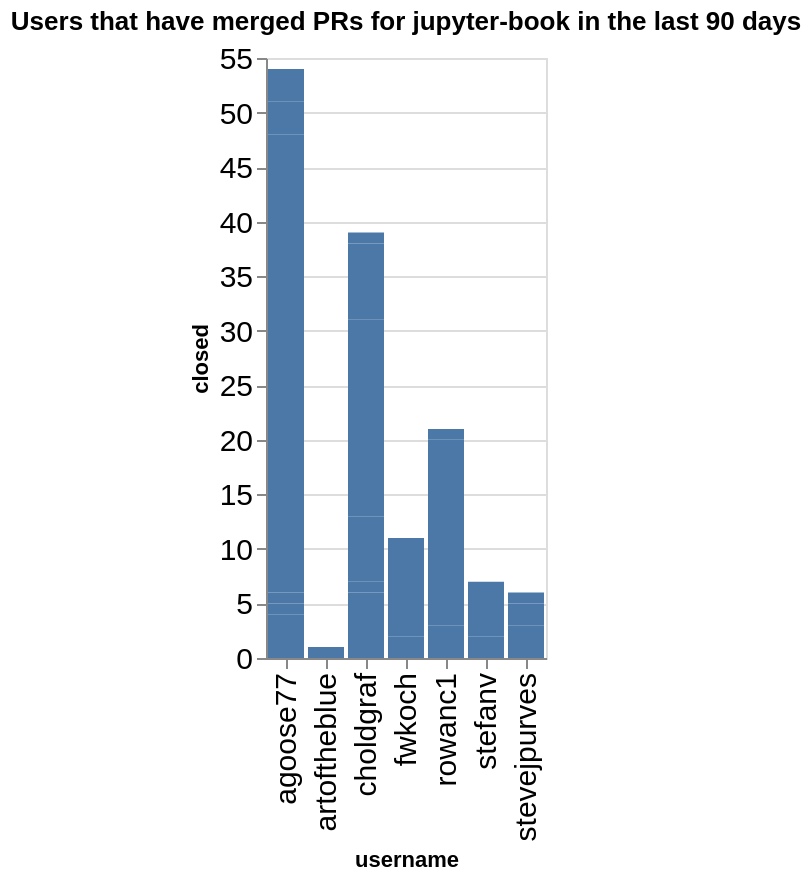

The cell this chart's notebook holds for it:
### Code cell
charts = []
title = f"Users that have merged PRs for {github_org} in the last {n_days} days"
ch = alt.Chart(data=closed_by_repo.replace(np.nan, 0), title=title).mark_bar().encode(
    x='username',
    y='closed',
)
ch

### Figure 1 — Vega-Lite specification as saved in the notebook (floating-point values rounded to 4 significant figures)
{"config": {"axisLeft": {"labelFontSize": 15}, "axisBottom": {"labelFontSize": 15}}, "data": {"name": "data-54c641b53e6bb1a6fac84d25f5d9aec1"}, "mark": {"type": "bar"}, "encoding": {"x": {"field": "username", "type": "nominal"}, "y": {"field": "closed", "type": "quantitative"}}, "title": "Users that have merged PRs for jupyter-book in the last 90 days", "$schema": "https://vega.github.io/schema/vega-lite/v5.20.1.json", "datasets": {"data-54c641b53e6bb1a6fac84d25f5d9aec1": [{"name": "blog", "username": "agoose77", "closed": 4}, {"name": "example-landing-pages", "username": "agoose77", "closed": 1}, {"name": "example-landing-pages", "username": "choldgraf", "closed": 1}, {"name": "example-outputs", "username": "stevejpurves", "closed": 3}, {"name": "jupyter-book", "username": "agoose77", "closed": 1}, {"name": "jupyter-book", "username": "choldgraf", "closed": 5}, {"name": "myst-spec", "username": "choldgraf", "closed": 1}, {"name": "myst-theme", "username": "agoose77", "closed": 15}, {"name": "myst-theme", "username": "choldgraf", "closed": 6}, {"name": "myst-theme", "username": "fwkoch", "closed": 2}, {"name": "myst-theme", "username": "rowanc1", "closed": 3}, {"name": "myst-theme", "username": "stefanv", "closed": 2}, {"name": "myst-theme", "username": "stevejpurves", "closed": 2}, {"name": "mystmd", "username": "agoose77", "closed": 27}, {"name": "mystmd", "username": "artoftheblue", "closed": 1}, {"name": "mystmd", "username": "choldgraf", "closed": 18}, {"name": "mystmd", "username": "fwkoch", "closed": 9}, {"name": "mystmd", "username": "rowanc1", "closed": 17}, {"name": "mystmd", "username": "stefanv", "closed": 5}, {"name": "mystmd", "username": "stevejpurves", "closed": 1}, {"name": "mystmd.org", "username": "agoose77", "closed": 3}, {"name": "mystmd.org", "username": "choldgraf", "closed": 2}, {"name": "mystmd.org", "username": "rowanc1", "closed": 1}, {"name": "team-compass", "username": "agoose77", "closed": 3}, {"name": "team-compass", "username": "choldgraf", "closed": 5}, {"name": "thebe", "username": "choldgraf", "closed": 1}]}}
